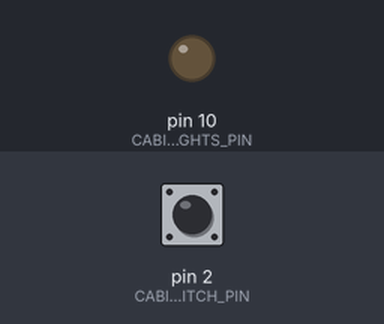
This sketch was run on a simulated Arduino Uno, built with avr-gcc and run on an emulated ATmega328P. On the bench: output pins drawn as LEDs (lit = HIGH). Inputs (shaded band) come from the test bench; at power-on: pin 2 (CABIN_LIGHTS_SWITCH_PIN) LOW.

Above: at 4.8 s.
4.9 s: pin 2 (CABIN_LIGHTS_SWITCH_PIN) pulled HIGH for 2.35 s
At 8.3 s:
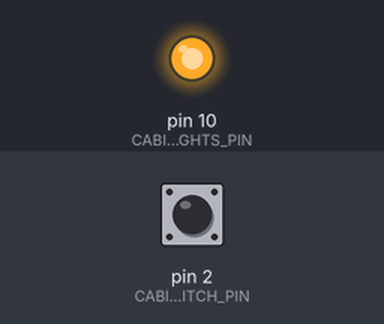
Timing chart, 0 to 11.5 s (numbered marks = the images above; inputs shaded):
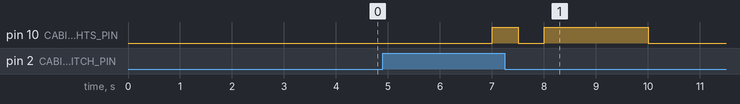

The sketch:

Im-worried-about-your-battery-levels.ino
```cpp
#include "Arduino.h"

const int CABIN_LIGHTS_PIN = 10;
const int CABIN_LIGHTS_SWITCH_PIN = 2;


void setup() {
  pinMode(CABIN_LIGHTS_PIN, OUTPUT);        // Set light control pin as an OUTPUT
  pinMode(CABIN_LIGHTS_SWITCH_PIN, INPUT);  // Since we read from the switch, this pin is an INPUT
}

void loop() {
/*
  // First version of our loop.  It works, but could be shorter, more efficient and
  // more understandable.  Commented out but left in to show how we can incrementally
  // improve our code.

  byte switch_setting;

  switch_setting = digitalRead(CABIN_LIGHTS_SWITCH_PIN);   // Read state of light switch

  if (switch_setting == HIGH) {
    digitalWrite(CABIN_LIGHTS_PIN, HIGH);  // if switch is ON then turn on our lander's light
  }

  if (switch_setting == LOW) {
    digitalWrite(CABIN_LIGHTS_PIN, LOW);  // if switch is OFF then turn off lander's light
  }
*/

/*
  // Second version of our loop.  Better.  Define the variable and set it in the same statement
  // and then use the else statement to show that we should always execute ONE of our two
  // actions.

  byte switch_setting = digitalRead(CABIN_LIGHTS_SWITCH_PIN);

  if (switch_setting == HIGH) {
    digitalWrite(CABIN_LIGHTS_PIN, HIGH);  // Switch is ON, turn on our lander's light
  } else {
    digitalWrite(CABIN_LIGHTS_PIN, LOW);  // Switch is OFF, turn off lander's light
  }
*/

  // Final version!  Since we only use our value once, just do our digitalRead once and
  // remove the (now unnecessary) variable.  Clean, fast and less likely to allow bugs
  // to be introduced.

  // Each time loop() begins digitalRead() reads the input pin attached to the switch and
  // compares the value read to HIGH (switch is ON)
  if (digitalRead(CABIN_LIGHTS_SWITCH_PIN) == HIGH) {
    delay(1000);
    digitalWrite(CABIN_LIGHTS_PIN, HIGH);  // Switch is ON, turn on our lander's light
    delay(500);
    digitalWrite(CABIN_LIGHTS_PIN, LOW);
    delay(500);
    digitalWrite(CABIN_LIGHTS_PIN, HIGH);
  } else {
    delay(2000);
    digitalWrite(CABIN_LIGHTS_PIN, LOW);  // Switch is OFF, turn off lander's light
  }
}
```

Measured:
- after the input at 4.9 s, pin 10 (CABIN_LIGHTS_PIN): LOW → HIGH after 2.1 s, → LOW 0.50 s later, → HIGH 0.50 s later, → LOW 2.0 s later
